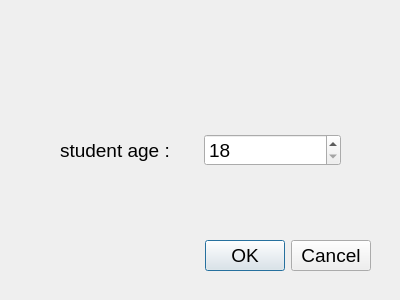
<?xml version="1.0" encoding="UTF-8"?>
<ui version="4.0">
 <class>get_age_dialog</class>
 <widget class="QDialog" name="get_age_dialog">
  <property name="geometry">
   <rect>
    <x>0</x>
    <y>0</y>
    <width>400</width>
    <height>300</height>
   </rect>
  </property>
  <property name="font">
   <font>
    <pointsize>14</pointsize>
   </font>
  </property>
  <property name="windowTitle">
   <string>Dialog</string>
  </property>
  <widget class="QDialogButtonBox" name="buttonBox">
   <property name="geometry">
    <rect>
     <x>30</x>
     <y>240</y>
     <width>341</width>
     <height>32</height>
    </rect>
   </property>
   <property name="orientation">
    <enum>Qt::Horizontal</enum>
   </property>
   <property name="standardButtons">
    <set>QDialogButtonBox::Cancel|QDialogButtonBox::Ok</set>
   </property>
  </widget>
  <widget class="QWidget" name="">
   <property name="geometry">
    <rect>
     <x>60</x>
     <y>120</y>
     <width>281</width>
     <height>61</height>
    </rect>
   </property>
   <layout class="QHBoxLayout" name="horizontalLayout">
    <item>
     <widget class="QLabel" name="label">
      <property name="text">
       <string>student age :</string>
      </property>
     </widget>
    </item>
    <item>
     <widget class="QSpinBox" name="spinBox">
      <property name="minimum">
       <number>18</number>
      </property>
      <property name="maximum">
       <number>30</number>
      </property>
     </widget>
    </item>
   </layout>
  </widget>
 </widget>
 <resources/>
 <connections>
  <connection>
   <sender>buttonBox</sender>
   <signal>accepted()</signal>
   <receiver>get_age_dialog</receiver>
   <slot>accept()</slot>
   <hints>
    <hint type="sourcelabel">
     <x>248</x>
     <y>254</y>
    </hint>
    <hint type="destinationlabel">
     <x>157</x>
     <y>274</y>
    </hint>
   </hints>
  </connection>
  <connection>
   <sender>buttonBox</sender>
   <signal>rejected()</signal>
   <receiver>get_age_dialog</receiver>
   <slot>reject()</slot>
   <hints>
    <hint type="sourcelabel">
     <x>316</x>
     <y>260</y>
    </hint>
    <hint type="destinationlabel">
     <x>286</x>
     <y>274</y>
    </hint>
   </hints>
  </connection>
 </connections>
</ui>
